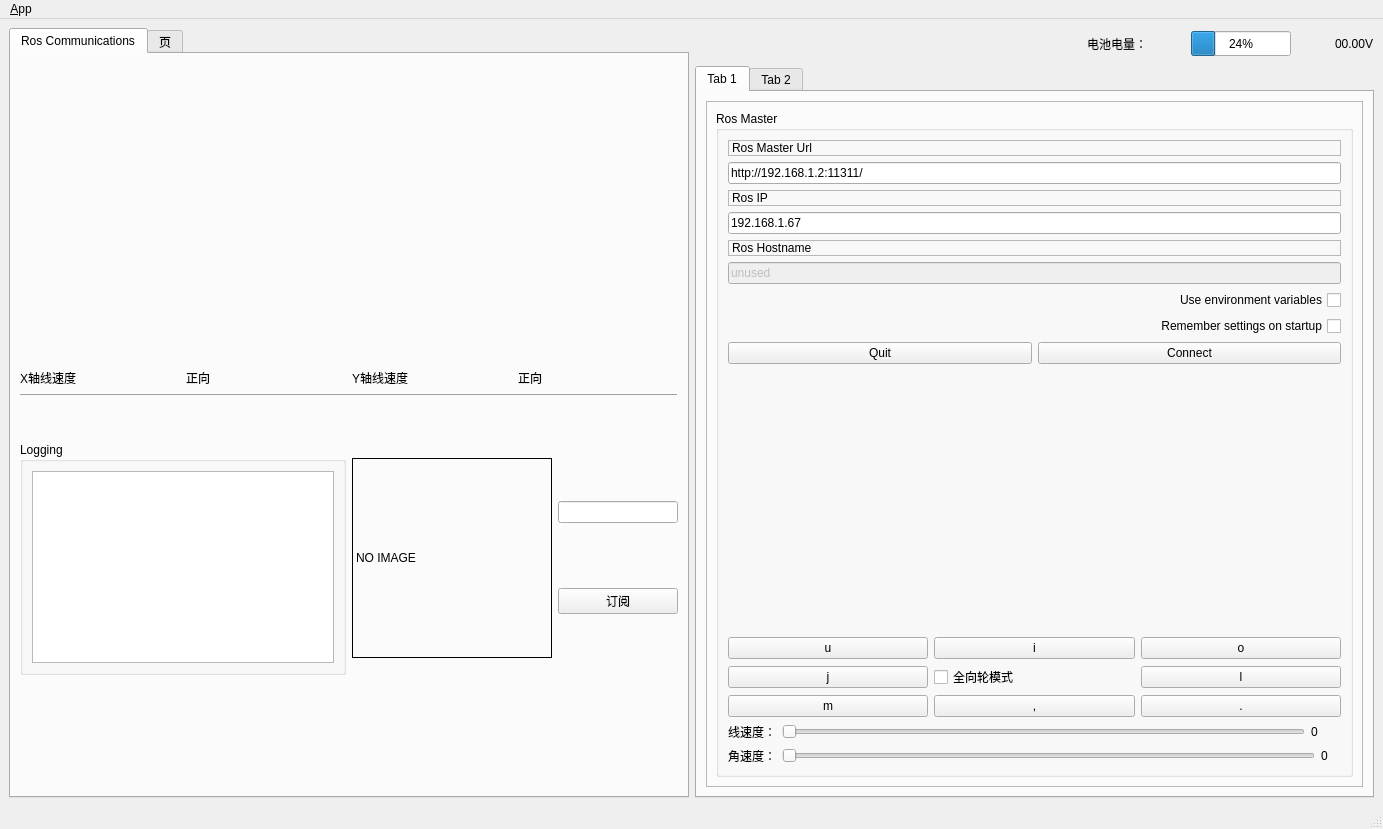
<?xml version="1.0" encoding="UTF-8"?>
<ui version="4.0">
 <class>MainWindowDesign</class>
 <widget class="QMainWindow" name="MainWindowDesign">
  <property name="geometry">
   <rect>
    <x>0</x>
    <y>0</y>
    <width>1383</width>
    <height>829</height>
   </rect>
  </property>
  <property name="windowTitle">
   <string>QRosApp</string>
  </property>
  <property name="windowIcon">
   <iconset resource="../../Ros_Qt5_Gui_App/resources/images.qrc">
    <normaloff>:/images/icon.png</normaloff>:/images/icon.png</iconset>
  </property>
  <property name="locale">
   <locale language="English" country="Australia"/>
  </property>
  <widget class="QWidget" name="centralwidget">
   <layout class="QVBoxLayout" name="verticalLayout_9">
    <item>
     <layout class="QGridLayout" name="gridLayout_2">
      <item row="0" column="1">
       <layout class="QHBoxLayout" name="horizontalLayout_7">
        <item>
         <spacer name="horizontalSpacer">
          <property name="orientation">
           <enum>Qt::Horizontal</enum>
          </property>
          <property name="sizeHint" stdset="0">
           <size>
            <width>40</width>
            <height>20</height>
           </size>
          </property>
         </spacer>
        </item>
        <item>
         <widget class="QLabel" name="label_8">
          <property name="text">
           <string>电池电量：</string>
          </property>
         </widget>
        </item>
        <item>
         <widget class="QLabel" name="label_9">
          <property name="minimumSize">
           <size>
            <width>32</width>
            <height>32</height>
           </size>
          </property>
          <property name="maximumSize">
           <size>
            <width>32</width>
            <height>32</height>
           </size>
          </property>
          <property name="text">
           <string/>
          </property>
          <property name="pixmap">
           <pixmap resource="../../Ros_Qt5_Gui_App/resources/images.qrc">:/images/power.png</pixmap>
          </property>
         </widget>
        </item>
        <item>
         <widget class="QProgressBar" name="progressBar">
          <property name="minimumSize">
           <size>
            <width>100</width>
            <height>25</height>
           </size>
          </property>
          <property name="maximumSize">
           <size>
            <width>100</width>
            <height>25</height>
           </size>
          </property>
          <property name="value">
           <number>24</number>
          </property>
         </widget>
        </item>
        <item>
         <widget class="QLabel" name="label_10">
          <property name="minimumSize">
           <size>
            <width>32</width>
            <height>32</height>
           </size>
          </property>
          <property name="maximumSize">
           <size>
            <width>32</width>
            <height>32</height>
           </size>
          </property>
          <property name="text">
           <string/>
          </property>
          <property name="pixmap">
           <pixmap resource="../../Ros_Qt5_Gui_App/resources/images.qrc">:/images/power-v.png</pixmap>
          </property>
         </widget>
        </item>
        <item>
         <widget class="QLabel" name="label_power_val">
          <property name="text">
           <string>00.00V</string>
          </property>
         </widget>
        </item>
       </layout>
      </item>
      <item row="1" column="1">
       <widget class="QTabWidget" name="tabWidget">
        <property name="currentIndex">
         <number>0</number>
        </property>
        <widget class="QWidget" name="tab">
         <attribute name="title">
          <string>Tab 1</string>
         </attribute>
         <layout class="QVBoxLayout" name="verticalLayout_8">
          <item>
           <widget class="QFrame" name="frame">
            <property name="sizePolicy">
             <sizepolicy hsizetype="Minimum" vsizetype="Preferred">
              <horstretch>0</horstretch>
              <verstretch>0</verstretch>
             </sizepolicy>
            </property>
            <property name="frameShape">
             <enum>QFrame::StyledPanel</enum>
            </property>
            <property name="frameShadow">
             <enum>QFrame::Raised</enum>
            </property>
            <layout class="QVBoxLayout" name="verticalLayout_3">
             <item>
              <widget class="QGroupBox" name="groupBox">
               <property name="title">
                <string>Ros Master</string>
               </property>
               <layout class="QVBoxLayout" name="verticalLayout_7">
                <item>
                 <layout class="QVBoxLayout" name="verticalLayout_6">
                  <item>
                   <layout class="QVBoxLayout" name="verticalLayout_4">
                    <item>
                     <widget class="QLabel" name="label">
                      <property name="frameShape">
                       <enum>QFrame::StyledPanel</enum>
                      </property>
                      <property name="frameShadow">
                       <enum>QFrame::Raised</enum>
                      </property>
                      <property name="text">
                       <string>Ros Master Url</string>
                      </property>
                     </widget>
                    </item>
                    <item>
                     <widget class="QLineEdit" name="line_edit_master">
                      <property name="text">
                       <string>http://192.168.1.2:11311/</string>
                      </property>
                     </widget>
                    </item>
                    <item>
                     <widget class="QLabel" name="label_2">
                      <property name="frameShape">
                       <enum>QFrame::StyledPanel</enum>
                      </property>
                      <property name="frameShadow">
                       <enum>QFrame::Raised</enum>
                      </property>
                      <property name="text">
                       <string>Ros IP</string>
                      </property>
                     </widget>
                    </item>
                    <item>
                     <widget class="QLineEdit" name="line_edit_host">
                      <property name="text">
                       <string>192.168.1.67</string>
                      </property>
                     </widget>
                    </item>
                    <item>
                     <widget class="QLabel" name="label_3">
                      <property name="frameShape">
                       <enum>QFrame::StyledPanel</enum>
                      </property>
                      <property name="frameShadow">
                       <enum>QFrame::Raised</enum>
                      </property>
                      <property name="text">
                       <string>Ros Hostname</string>
                      </property>
                     </widget>
                    </item>
                    <item>
                     <widget class="QLineEdit" name="line_edit_topic">
                      <property name="enabled">
                       <bool>false</bool>
                      </property>
                      <property name="text">
                       <string>unused</string>
                      </property>
                     </widget>
                    </item>
                    <item>
                     <widget class="QCheckBox" name="checkbox_use_environment">
                      <property name="layoutDirection">
                       <enum>Qt::RightToLeft</enum>
                      </property>
                      <property name="text">
                       <string>Use environment variables</string>
                      </property>
                     </widget>
                    </item>
                    <item>
                     <widget class="QCheckBox" name="checkbox_remember_settings">
                      <property name="layoutDirection">
                       <enum>Qt::RightToLeft</enum>
                      </property>
                      <property name="text">
                       <string>Remember settings on startup</string>
                      </property>
                     </widget>
                    </item>
                    <item>
                     <layout class="QHBoxLayout" name="horizontalLayout">
                      <item>
                       <widget class="QPushButton" name="quit_button">
                        <property name="sizePolicy">
                         <sizepolicy hsizetype="MinimumExpanding" vsizetype="Fixed">
                          <horstretch>0</horstretch>
                          <verstretch>0</verstretch>
                         </sizepolicy>
                        </property>
                        <property name="text">
                         <string>Quit</string>
                        </property>
                       </widget>
                      </item>
                      <item>
                       <widget class="QPushButton" name="button_connect">
                        <property name="enabled">
                         <bool>true</bool>
                        </property>
                        <property name="sizePolicy">
                         <sizepolicy hsizetype="MinimumExpanding" vsizetype="Fixed">
                          <horstretch>0</horstretch>
                          <verstretch>0</verstretch>
                         </sizepolicy>
                        </property>
                        <property name="toolTip">
                         <string>Set the target to the current joint trajectory state.</string>
                        </property>
                        <property name="statusTip">
                         <string>Clear all waypoints and set the target to the current joint trajectory state.</string>
                        </property>
                        <property name="text">
                         <string>Connect</string>
                        </property>
                       </widget>
                      </item>
                     </layout>
                    </item>
                   </layout>
                  </item>
                  <item>
                   <spacer name="verticalSpacer">
                    <property name="orientation">
                     <enum>Qt::Vertical</enum>
                    </property>
                    <property name="sizeHint" stdset="0">
                     <size>
                      <width>20</width>
                      <height>40</height>
                     </size>
                    </property>
                   </spacer>
                  </item>
                  <item>
                   <layout class="QVBoxLayout" name="verticalLayout_5">
                    <item>
                     <layout class="QHBoxLayout" name="horizontalLayout_2">
                      <item>
                       <widget class="QPushButton" name="pushButton_u">
                        <property name="text">
                         <string>u</string>
                        </property>
                        <property name="shortcut">
                         <string>U</string>
                        </property>
                       </widget>
                      </item>
                      <item>
                       <widget class="QPushButton" name="pushButton_i">
                        <property name="text">
                         <string>i</string>
                        </property>
                        <property name="shortcut">
                         <string>I</string>
                        </property>
                       </widget>
                      </item>
                      <item>
                       <widget class="QPushButton" name="pushButton_o">
                        <property name="text">
                         <string>o</string>
                        </property>
                        <property name="shortcut">
                         <string>O</string>
                        </property>
                       </widget>
                      </item>
                     </layout>
                    </item>
                    <item>
                     <layout class="QHBoxLayout" name="horizontalLayout_3">
                      <item>
                       <widget class="QPushButton" name="pushButton_j">
                        <property name="text">
                         <string>j</string>
                        </property>
                        <property name="shortcut">
                         <string>J</string>
                        </property>
                       </widget>
                      </item>
                      <item>
                       <widget class="QCheckBox" name="checkBox_is_all">
                        <property name="text">
                         <string>全向轮模式</string>
                        </property>
                        <property name="shortcut">
                         <string>K</string>
                        </property>
                       </widget>
                      </item>
                      <item>
                       <widget class="QPushButton" name="pushButton_l">
                        <property name="text">
                         <string>l</string>
                        </property>
                        <property name="shortcut">
                         <string>L</string>
                        </property>
                       </widget>
                      </item>
                     </layout>
                    </item>
                    <item>
                     <layout class="QHBoxLayout" name="horizontalLayout_4">
                      <item>
                       <widget class="QPushButton" name="pushButton_n">
                        <property name="text">
                         <string>m</string>
                        </property>
                        <property name="shortcut">
                         <string>M</string>
                        </property>
                       </widget>
                      </item>
                      <item>
                       <widget class="QPushButton" name="pushButton_m">
                        <property name="text">
                         <string>,</string>
                        </property>
                        <property name="shortcut">
                         <string>,</string>
                        </property>
                       </widget>
                      </item>
                      <item>
                       <widget class="QPushButton" name="pushButton_br">
                        <property name="text">
                         <string>.</string>
                        </property>
                        <property name="shortcut">
                         <string>.</string>
                        </property>
                       </widget>
                      </item>
                     </layout>
                    </item>
                    <item>
                     <layout class="QHBoxLayout" name="horizontalLayout_5">
                      <item>
                       <widget class="QLabel" name="label_4">
                        <property name="text">
                         <string>线速度：</string>
                        </property>
                       </widget>
                      </item>
                      <item>
                       <widget class="QSlider" name="horizontalSlider_linera">
                        <property name="maximum">
                         <number>100</number>
                        </property>
                        <property name="value">
                         <number>0</number>
                        </property>
                        <property name="orientation">
                         <enum>Qt::Horizontal</enum>
                        </property>
                       </widget>
                      </item>
                      <item>
                       <widget class="QLabel" name="label_linera">
                        <property name="minimumSize">
                         <size>
                          <width>30</width>
                          <height>0</height>
                         </size>
                        </property>
                        <property name="maximumSize">
                         <size>
                          <width>30</width>
                          <height>16777215</height>
                         </size>
                        </property>
                        <property name="text">
                         <string>0</string>
                        </property>
                       </widget>
                      </item>
                     </layout>
                    </item>
                    <item>
                     <layout class="QHBoxLayout" name="horizontalLayout_6">
                      <item>
                       <widget class="QLabel" name="label_5">
                        <property name="text">
                         <string>角速度：</string>
                        </property>
                       </widget>
                      </item>
                      <item>
                       <widget class="QSlider" name="horizontalSlider_raw">
                        <property name="maximum">
                         <number>100</number>
                        </property>
                        <property name="value">
                         <number>0</number>
                        </property>
                        <property name="orientation">
                         <enum>Qt::Horizontal</enum>
                        </property>
                       </widget>
                      </item>
                      <item>
                       <widget class="QLabel" name="label_raw">
                        <property name="minimumSize">
                         <size>
                          <width>20</width>
                          <height>0</height>
                         </size>
                        </property>
                        <property name="maximumSize">
                         <size>
                          <width>20</width>
                          <height>16777215</height>
                         </size>
                        </property>
                        <property name="text">
                         <string>0</string>
                        </property>
                       </widget>
                      </item>
                     </layout>
                    </item>
                   </layout>
                  </item>
                 </layout>
                </item>
               </layout>
              </widget>
             </item>
            </layout>
           </widget>
          </item>
         </layout>
        </widget>
        <widget class="QWidget" name="tab_2">
         <attribute name="title">
          <string>Tab 2</string>
         </attribute>
         <widget class="QGroupBox" name="groupBox_2">
          <property name="geometry">
           <rect>
            <x>20</x>
            <y>40</y>
            <width>391</width>
            <height>131</height>
           </rect>
          </property>
          <property name="title">
           <string>激光雷达</string>
          </property>
          <widget class="QPushButton" name="laser_btn">
           <property name="geometry">
            <rect>
             <x>20</x>
             <y>100</y>
             <width>111</width>
             <height>25</height>
            </rect>
           </property>
           <property name="text">
            <string>打开激光雷达</string>
           </property>
          </widget>
          <widget class="QTextEdit" name="textEdit_laser_cmd">
           <property name="geometry">
            <rect>
             <x>20</x>
             <y>30</y>
             <width>301</width>
             <height>51</height>
            </rect>
           </property>
          </widget>
         </widget>
         <widget class="QTextEdit" name="textEdit_quick_output">
          <property name="geometry">
           <rect>
            <x>20</x>
            <y>280</y>
            <width>391</width>
            <height>111</height>
           </rect>
          </property>
          <property name="styleSheet">
           <string notr="true">background:rgb(0, 0, 0)
</string>
          </property>
         </widget>
        </widget>
       </widget>
      </item>
      <item row="0" column="0" rowspan="2">
       <widget class="QTabWidget" name="tab_manager">
        <property name="minimumSize">
         <size>
          <width>100</width>
          <height>0</height>
         </size>
        </property>
        <property name="locale">
         <locale language="English" country="Australia"/>
        </property>
        <property name="currentIndex">
         <number>0</number>
        </property>
        <widget class="QWidget" name="tab_status">
         <attribute name="title">
          <string>Ros Communications</string>
         </attribute>
         <layout class="QVBoxLayout" name="verticalLayout_11">
          <item>
           <layout class="QVBoxLayout" name="verticalLayout_10">
            <item>
             <layout class="QGridLayout" name="gridLayout">
              <item row="1" column="2">
               <widget class="QLabel" name="label_7">
                <property name="text">
                 <string>Y轴线速度</string>
                </property>
               </widget>
              </item>
              <item row="1" column="1">
               <widget class="QLabel" name="label_dir_x">
                <property name="text">
                 <string>正向</string>
                </property>
               </widget>
              </item>
              <item row="0" column="2" colspan="2">
               <widget class="QWidget" name="widget_speed_y" native="true">
                <property name="minimumSize">
                 <size>
                  <width>300</width>
                  <height>300</height>
                 </size>
                </property>
               </widget>
              </item>
              <item row="0" column="0" colspan="2">
               <widget class="QWidget" name="widget_speed_x" native="true">
                <property name="minimumSize">
                 <size>
                  <width>300</width>
                  <height>300</height>
                 </size>
                </property>
               </widget>
              </item>
              <item row="1" column="3">
               <widget class="QLabel" name="label_dir_y">
                <property name="text">
                 <string>正向</string>
                </property>
               </widget>
              </item>
              <item row="1" column="0">
               <widget class="QLabel" name="label_6">
                <property name="text">
                 <string>X轴线速度</string>
                </property>
               </widget>
              </item>
             </layout>
            </item>
            <item>
             <widget class="QFrame" name="frame_2">
              <property name="frameShape">
               <enum>QFrame::HLine</enum>
              </property>
              <property name="frameShadow">
               <enum>QFrame::Raised</enum>
              </property>
             </widget>
            </item>
            <item>
             <spacer name="verticalSpacer_2">
              <property name="orientation">
               <enum>Qt::Vertical</enum>
              </property>
              <property name="sizeHint" stdset="0">
               <size>
                <width>20</width>
                <height>40</height>
               </size>
              </property>
             </spacer>
            </item>
            <item>
             <layout class="QHBoxLayout" name="horizontalLayout_9">
              <item>
               <widget class="QGroupBox" name="groupBox_12">
                <property name="sizePolicy">
                 <sizepolicy hsizetype="MinimumExpanding" vsizetype="Preferred">
                  <horstretch>0</horstretch>
                  <verstretch>0</verstretch>
                 </sizepolicy>
                </property>
                <property name="title">
                 <string>Logging</string>
                </property>
                <layout class="QVBoxLayout" name="verticalLayout_2">
                 <item>
                  <widget class="QListView" name="view_logging"/>
                 </item>
                </layout>
               </widget>
              </item>
              <item>
               <layout class="QHBoxLayout" name="horizontalLayout_8">
                <item>
                 <widget class="QLabel" name="label_image">
                  <property name="minimumSize">
                   <size>
                    <width>200</width>
                    <height>200</height>
                   </size>
                  </property>
                  <property name="maximumSize">
                   <size>
                    <width>200</width>
                    <height>200</height>
                   </size>
                  </property>
                  <property name="styleSheet">
                   <string notr="true">border:1px solid black</string>
                  </property>
                  <property name="text">
                   <string>NO IMAGE</string>
                  </property>
                 </widget>
                </item>
                <item>
                 <layout class="QVBoxLayout" name="verticalLayout">
                  <item>
                   <widget class="QLineEdit" name="lineEdit_image_topic"/>
                  </item>
                  <item>
                   <widget class="QPushButton" name="pushButton_sub_image">
                    <property name="text">
                     <string>订阅</string>
                    </property>
                   </widget>
                  </item>
                 </layout>
                </item>
               </layout>
              </item>
             </layout>
            </item>
           </layout>
          </item>
          <item>
           <widget class="QWidget" name="widget" native="true"/>
          </item>
          <item>
           <widget class="QLabel" name="label_11">
            <property name="minimumSize">
             <size>
              <width>100</width>
              <height>100</height>
             </size>
            </property>
            <property name="maximumSize">
             <size>
              <width>100</width>
              <height>16777215</height>
             </size>
            </property>
            <property name="text">
             <string/>
            </property>
           </widget>
          </item>
         </layout>
        </widget>
        <widget class="QWidget" name="tab_3">
         <attribute name="title">
          <string>页</string>
         </attribute>
        </widget>
       </widget>
      </item>
     </layout>
    </item>
   </layout>
  </widget>
  <widget class="QMenuBar" name="menubar">
   <property name="geometry">
    <rect>
     <x>0</x>
     <y>0</y>
     <width>1383</width>
     <height>28</height>
    </rect>
   </property>
   <widget class="QMenu" name="menu_File">
    <property name="title">
     <string>&amp;App</string>
    </property>
    <addaction name="action_Preferences"/>
    <addaction name="separator"/>
    <addaction name="actionAbout"/>
    <addaction name="actionAbout_Qt"/>
    <addaction name="separator"/>
    <addaction name="action_Quit"/>
   </widget>
   <addaction name="menu_File"/>
  </widget>
  <widget class="QStatusBar" name="statusbar"/>
  <action name="action_Quit">
   <property name="text">
    <string>&amp;Quit</string>
   </property>
   <property name="shortcut">
    <string>Ctrl+Q</string>
   </property>
   <property name="shortcutContext">
    <enum>Qt::ApplicationShortcut</enum>
   </property>
  </action>
  <action name="action_Preferences">
   <property name="text">
    <string>&amp;Preferences</string>
   </property>
  </action>
  <action name="actionAbout">
   <property name="text">
    <string>&amp;About</string>
   </property>
  </action>
  <action name="actionAbout_Qt">
   <property name="text">
    <string>About &amp;Qt</string>
   </property>
  </action>
 </widget>
 <resources>
  <include location="../../Ros_Qt5_Gui_App/resources/images.qrc"/>
 </resources>
 <connections>
  <connection>
   <sender>action_Quit</sender>
   <signal>triggered()</signal>
   <receiver>MainWindowDesign</receiver>
   <slot>close()</slot>
   <hints>
    <hint type="sourcelabel">
     <x>-1</x>
     <y>-1</y>
    </hint>
    <hint type="destinationlabel">
     <x>399</x>
     <y>299</y>
    </hint>
   </hints>
  </connection>
  <connection>
   <sender>quit_button</sender>
   <signal>clicked()</signal>
   <receiver>MainWindowDesign</receiver>
   <slot>close()</slot>
   <hints>
    <hint type="sourcelabel">
     <x>859</x>
     <y>552</y>
    </hint>
    <hint type="destinationlabel">
     <x>469</x>
     <y>299</y>
    </hint>
   </hints>
  </connection>
 </connections>
</ui>
